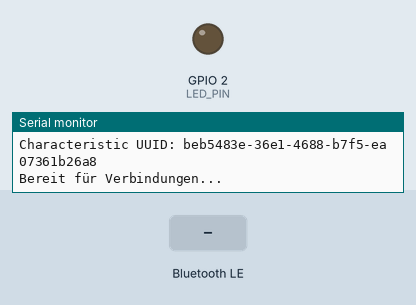
The program below on a simulated ESP32. Shown: output pins drawn as LEDs (lit = HIGH), the last lines printed to the serial monitor. Inputs (shaded band) come from the test bench. Nothing arrives over Bluetooth unless stated; a phone connects over Bluetooth LE 3 s after start.

Above: at 2.2 s.
2.3 s: Bluetooth LE write "1" received
At 2.9 s:
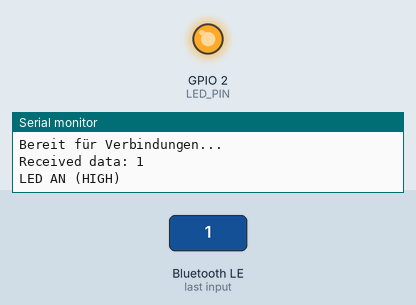
3.8 s: Bluetooth LE write "0" received
At 4.1 s:
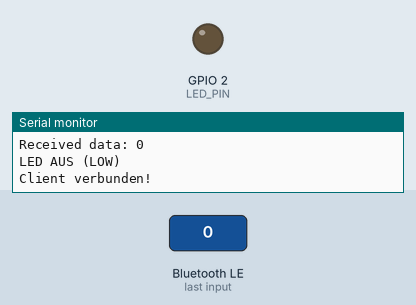
Timing chart, 0 to 6.8 s (numbered marks = the images above; inputs shaded):
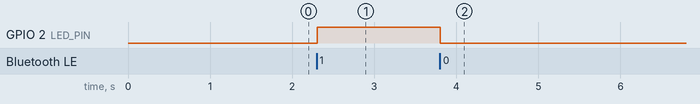

The program:

main.cpp
```cpp
#include <Arduino.h>
#include <BLEDevice.h>
#include <BLEServer.h>
#include <BLEUtils.h>
#include <BLE2902.h>

// UUIDs
#define SERVICE_UUID        "4fafc201-1fb5-459e-8fcc-c5c9c331914b"
#define CHARACTERISTIC_UUID "beb5483e-36e1-4688-b7f5-ea07361b26a8"

// GPIO für LED
const int LED_PIN = 2;

// BLE Server Pointer
BLEServer* pServer = NULL;
BLECharacteristic* pCharacteristic = NULL;

// Callback Klasse für Characteristic
class MyCallbacks: public BLECharacteristicCallbacks {
    void onWrite(BLECharacteristic *pCharacteristic) {
      std::string value = pCharacteristic->getValue();

      if (value.length() > 0) {
        Serial.print("Received data: ");
        for (int i = 0; i < value.length(); i++) {
          Serial.print((char)value[i]);
        }
        Serial.println();

        // Prüfe auf '1' oder '0'
        if (value[0] == '1') {
          Serial.println("LED AN (HIGH)");
          digitalWrite(LED_PIN, HIGH);
        }
        else if (value[0] == '0') {
          Serial.println("LED AUS (LOW)");
          digitalWrite(LED_PIN, LOW);
        }
      }
    }
};

// Callback Klasse für Server
class MyServerCallbacks: public BLEServerCallbacks {
    void onConnect(BLEServer* pServer) {
      Serial.println("Client verbunden!");
    }

    void onDisconnect(BLEServer* pServer) {
      Serial.println("Client getrennt!");
      // Advertising neu starten
      BLEAdvertising* pAdvertising = BLEDevice::getAdvertising();
      pAdvertising->start();
    }
};

void setup() {
  Serial.begin(115200);
  delay(1000);

  Serial.println("\n\nESP32 BLE Server startet...");

  // LED-Pin konfigurieren
  pinMode(LED_PIN, OUTPUT);
  digitalWrite(LED_PIN, LOW);
  Serial.println("LED-Pin konfiguriert (GPIO 2)");

  // BLE Device initialisieren
  BLEDevice::init("EspAppTest");
  Serial.println("BLE Device initialisiert");

  // BLE Server erstellen
  pServer = BLEDevice::createServer();
  pServer->setCallbacks(new MyServerCallbacks());
  Serial.println("BLE Server erstellt");

  // Service erstellen
  BLEService *pService = pServer->createService(SERVICE_UUID);
  Serial.println("BLE Service erstellt");

  // Characteristic erstellen (WRITE)
  pCharacteristic = pService->createCharacteristic(
                      CHARACTERISTIC_UUID,
                      BLECharacteristic::PROPERTY_WRITE
                    );
  pCharacteristic->setCallbacks(new MyCallbacks());
  Serial.println("BLE Characteristic erstellt");

  // Service starten
  pService->start();
  Serial.println("BLE Service gestartet");

  // Advertising konfigurieren
  BLEAdvertising *pAdvertising = BLEDevice::getAdvertising();
  pAdvertising->addServiceUUID(SERVICE_UUID);
  pAdvertising->setScanResponse(true);
  pAdvertising->setMinPreferred(0x0);  // Set value to 0x00 to not advertise this parameter
  BLEDevice::startAdvertising();

  Serial.println("BLE Advertising gestartet!");
  Serial.println("Gerätename: EspAppTest");
  Serial.println("Service UUID: 4fafc201-1fb5-459e-8fcc-c5c9c331914b");
  Serial.println("Characteristic UUID: beb5483e-36e1-4688-b7f5-ea07361b26a8");
  Serial.println("Bereit für Verbindungen...\n");
}

void loop() {
  delay(1000);
}
```

Measured:
- after the input at 2.3 s, GPIO 2 (LED_PIN): LOW → HIGH at once
- after the input at 3.8 s, GPIO 2 (LED_PIN): HIGH → LOW at once
